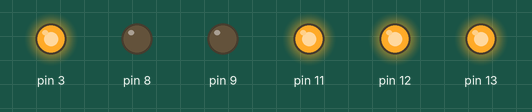
This sketch was run on a simulated Arduino Uno, built with avr-gcc and run on an emulated ATmega328P. Shown: output pins drawn as LEDs (lit = HIGH).

Above: at 5.0 s.
At 11.0 s:
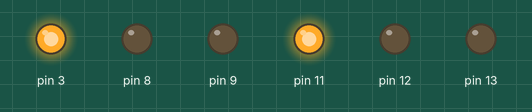
Timing chart, 0 to 13.8 s (numbered marks = the images above):
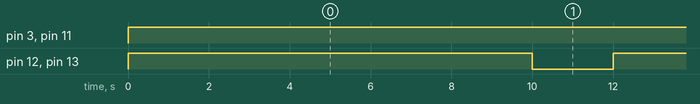

The sketch:

sample_motor_171010.ino
```cpp
#define SPEED 255

void setup() {
  Serial.begin(9600);
  // モーターAの制御用ピン設定
  pinMode(12, OUTPUT); // 回転方向 (HIGH/LOW)
  pinMode(9, OUTPUT); // ブレーキ (HIGH/LOW)
  pinMode(3, OUTPUT); // A PWMによるスピード制御 (0-255)

  // モーターBの制御用ピン設定
  pinMode(13, OUTPUT); // 回転方向 (HIGH/LOW)
  pinMode(8, OUTPUT); // ブレーキ (HIGH/LOW)
  pinMode(11, OUTPUT); // PWMによるスピード制御 (0-255)
}

void loop(){
  // モーターA: フルスピード正転
  digitalWrite(12, HIGH);
  digitalWrite(9, LOW);
  analogWrite(3, 255);
  // モーターB: フルスピード正転
  digitalWrite(13, HIGH);
  digitalWrite(8, LOW);
  analogWrite(11, 255);
  // 2秒間上記設定で回転
  delay(10000);

  // モーターA: フルスピード逆転
  digitalWrite(12, LOW);
  digitalWrite(9, LOW);
  analogWrite(3, 255);
  // モーターB: フルスピード逆転
  digitalWrite(13, LOW);
  digitalWrite(8, LOW);
  analogWrite(11, 255);
  // 2秒間上記設定で回転
  delay(2000);
}
```

Measured:
- by itself, pin 3, pin 11: LOW → HIGH at 0.00 s
- by itself, pin 12, pin 13: alternates HIGH for 10.0 s and LOW for 2.0 s
